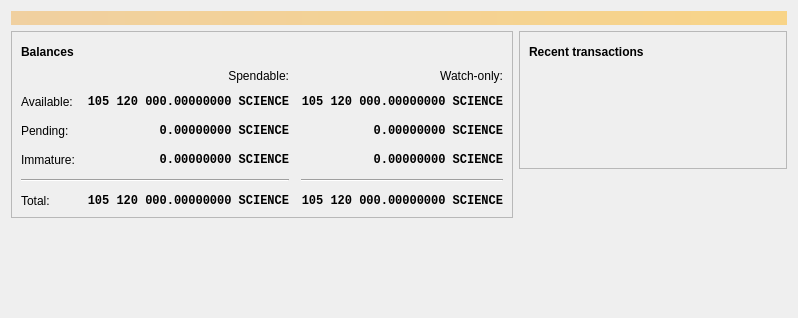
<?xml version="1.0" encoding="UTF-8"?>
<ui version="4.0">
 <class>OverviewPage</class>
 <widget class="QWidget" name="OverviewPage">
  <property name="geometry">
   <rect>
    <x>0</x>
    <y>0</y>
    <width>798</width>
    <height>318</height>
   </rect>
  </property>
  <property name="windowTitle">
   <string>Form</string>
  </property>
  <layout class="QVBoxLayout" name="topLayout">
   <item>
    <widget class="QLabel" name="labelAlerts">
     <property name="visible">
      <bool>false</bool>
     </property>
     <property name="styleSheet">
      <string notr="true">QLabel { background-color: qlineargradient(x1: 0, y1: 0, x2: 1, y2: 0, stop:0 #F0D0A0, stop:1 #F8D488); color:#000000; }</string>
     </property>
     <property name="wordWrap">
      <bool>true</bool>
     </property>
     <property name="margin">
      <number>3</number>
     </property>
     <property name="textInteractionFlags">
      <set>Qt::TextSelectableByMouse</set>
     </property>
    </widget>
   </item>
   <item>
    <layout class="QHBoxLayout" name="horizontalLayout" stretch="1,1">
     <item>
      <layout class="QVBoxLayout" name="verticalLayout_2">
       <item>
        <widget class="QFrame" name="frame">
         <property name="frameShape">
          <enum>QFrame::StyledPanel</enum>
         </property>
         <property name="frameShadow">
          <enum>QFrame::Raised</enum>
         </property>
         <layout class="QVBoxLayout" name="verticalLayout_4">
          <item>
           <layout class="QHBoxLayout" name="horizontalLayout_4">
            <item>
             <widget class="QLabel" name="label_5">
              <property name="font">
               <font>
                <weight>75</weight>
                <bold>true</bold>
               </font>
              </property>
              <property name="text">
               <string>Balances</string>
              </property>
             </widget>
            </item>
            <item>
             <widget class="QPushButton" name="labelWalletStatus">
              <property name="enabled">
               <bool>true</bool>
              </property>
              <property name="maximumSize">
               <size>
                <width>30</width>
                <height>16777215</height>
               </size>
              </property>
              <property name="toolTip">
               <string>The displayed information may be out of date. Your wallet automatically synchronizes with the ApertureCoin network after a connection is established, but this process has not completed yet.</string>
              </property>
              <property name="text">
               <string/>
              </property>
              <property name="icon">
               <iconset resource="../bitcoin.qrc">
                <normaloff>:/icons/warning</normaloff>
                <disabledoff>:/icons/warning</disabledoff>:/icons/warning</iconset>
              </property>
              <property name="iconSize">
               <size>
                <width>24</width>
                <height>24</height>
               </size>
              </property>
              <property name="flat">
               <bool>true</bool>
              </property>
             </widget>
            </item>
            <item>
             <spacer name="horizontalSpacer_3">
              <property name="orientation">
               <enum>Qt::Horizontal</enum>
              </property>
              <property name="sizeHint" stdset="0">
               <size>
                <width>40</width>
                <height>20</height>
               </size>
              </property>
             </spacer>
            </item>
           </layout>
          </item>
          <item>
           <layout class="QGridLayout" name="gridLayout">
            <property name="spacing">
             <number>12</number>
            </property>
            <item row="2" column="2">
             <widget class="QLabel" name="labelWatchPending">
              <property name="font">
               <font>
                <family>Monospace</family>
                <weight>75</weight>
                <bold>true</bold>
               </font>
              </property>
              <property name="cursor">
               <cursorShape>IBeamCursor</cursorShape>
              </property>
              <property name="toolTip">
               <string>Unconfirmed transactions to watch-only addresses</string>
              </property>
              <property name="text">
               <string notr="true">0.00000000 SCIENCE</string>
              </property>
              <property name="alignment">
               <set>Qt::AlignRight|Qt::AlignTrailing|Qt::AlignVCenter</set>
              </property>
              <property name="textInteractionFlags">
               <set>Qt::LinksAccessibleByMouse|Qt::TextSelectableByKeyboard|Qt::TextSelectableByMouse</set>
              </property>
             </widget>
            </item>
            <item row="2" column="1">
             <widget class="QLabel" name="labelUnconfirmed">
              <property name="font">
               <font>
                <family>Monospace</family>
                <weight>75</weight>
                <bold>true</bold>
               </font>
              </property>
              <property name="cursor">
               <cursorShape>IBeamCursor</cursorShape>
              </property>
              <property name="toolTip">
               <string>Total of transactions that have yet to be confirmed, and do not yet count toward the spendable balance</string>
              </property>
              <property name="text">
               <string notr="true">0.00000000 SCIENCE</string>
              </property>
              <property name="alignment">
               <set>Qt::AlignRight|Qt::AlignTrailing|Qt::AlignVCenter</set>
              </property>
              <property name="textInteractionFlags">
               <set>Qt::LinksAccessibleByMouse|Qt::TextSelectableByKeyboard|Qt::TextSelectableByMouse</set>
              </property>
             </widget>
            </item>
            <item row="3" column="2">
             <widget class="QLabel" name="labelWatchImmature">
              <property name="font">
               <font>
                <family>Monospace</family>
                <weight>75</weight>
                <bold>true</bold>
               </font>
              </property>
              <property name="cursor">
               <cursorShape>IBeamCursor</cursorShape>
              </property>
              <property name="toolTip">
               <string>Mined balance in watch-only addresses that has not yet matured</string>
              </property>
              <property name="text">
               <string notr="true">0.00000000 SCIENCE</string>
              </property>
              <property name="alignment">
               <set>Qt::AlignRight|Qt::AlignTrailing|Qt::AlignVCenter</set>
              </property>
              <property name="textInteractionFlags">
               <set>Qt::LinksAccessibleByMouse|Qt::TextSelectableByKeyboard|Qt::TextSelectableByMouse</set>
              </property>
             </widget>
            </item>
            <item row="4" column="0" colspan="2">
             <widget class="Line" name="line">
              <property name="orientation">
               <enum>Qt::Horizontal</enum>
              </property>
             </widget>
            </item>
            <item row="4" column="2">
             <widget class="Line" name="lineWatchBalance">
              <property name="sizePolicy">
               <sizepolicy hsizetype="Preferred" vsizetype="Fixed">
                <horstretch>0</horstretch>
                <verstretch>0</verstretch>
               </sizepolicy>
              </property>
              <property name="minimumSize">
               <size>
                <width>140</width>
                <height>0</height>
               </size>
              </property>
              <property name="orientation">
               <enum>Qt::Horizontal</enum>
              </property>
             </widget>
            </item>
            <item row="5" column="0">
             <widget class="QLabel" name="labelTotalText">
              <property name="text">
               <string>Total:</string>
              </property>
             </widget>
            </item>
            <item row="3" column="1">
             <widget class="QLabel" name="labelImmature">
              <property name="font">
               <font>
                <family>Monospace</family>
                <weight>75</weight>
                <bold>true</bold>
               </font>
              </property>
              <property name="cursor">
               <cursorShape>IBeamCursor</cursorShape>
              </property>
              <property name="toolTip">
               <string>Mined balance that has not yet matured</string>
              </property>
              <property name="text">
               <string notr="true">0.00000000 SCIENCE</string>
              </property>
              <property name="alignment">
               <set>Qt::AlignRight|Qt::AlignTrailing|Qt::AlignVCenter</set>
              </property>
              <property name="textInteractionFlags">
               <set>Qt::LinksAccessibleByMouse|Qt::TextSelectableByKeyboard|Qt::TextSelectableByMouse</set>
              </property>
             </widget>
            </item>
            <item row="2" column="3">
             <spacer name="horizontalSpacer_2">
              <property name="orientation">
               <enum>Qt::Horizontal</enum>
              </property>
              <property name="sizeHint" stdset="0">
               <size>
                <width>40</width>
                <height>20</height>
               </size>
              </property>
             </spacer>
            </item>
            <item row="3" column="0">
             <widget class="QLabel" name="labelImmatureText">
              <property name="text">
               <string>Immature:</string>
              </property>
             </widget>
            </item>
            <item row="5" column="1">
             <widget class="QLabel" name="labelTotal">
              <property name="font">
               <font>
                <family>Monospace</family>
                <weight>75</weight>
                <bold>true</bold>
               </font>
              </property>
              <property name="cursor">
               <cursorShape>IBeamCursor</cursorShape>
              </property>
              <property name="toolTip">
               <string>Your current total balance</string>
              </property>
              <property name="text">
               <string notr="true">105 120 000.00000000 SCIENCE</string>
              </property>
              <property name="alignment">
               <set>Qt::AlignRight|Qt::AlignTrailing|Qt::AlignVCenter</set>
              </property>
              <property name="textInteractionFlags">
               <set>Qt::LinksAccessibleByMouse|Qt::TextSelectableByKeyboard|Qt::TextSelectableByMouse</set>
              </property>
             </widget>
            </item>
            <item row="5" column="2">
             <widget class="QLabel" name="labelWatchTotal">
              <property name="font">
               <font>
                <family>Monospace</family>
                <weight>75</weight>
                <bold>true</bold>
               </font>
              </property>
              <property name="cursor">
               <cursorShape>IBeamCursor</cursorShape>
              </property>
              <property name="toolTip">
               <string>Current total balance in watch-only addresses</string>
              </property>
              <property name="text">
               <string notr="true">105 120 000.00000000 SCIENCE</string>
              </property>
              <property name="alignment">
               <set>Qt::AlignRight|Qt::AlignTrailing|Qt::AlignVCenter</set>
              </property>
              <property name="textInteractionFlags">
               <set>Qt::LinksAccessibleByMouse|Qt::TextSelectableByKeyboard|Qt::TextSelectableByMouse</set>
              </property>
             </widget>
            </item>
            <item row="0" column="2">
             <widget class="QLabel" name="labelWatchonly">
              <property name="text">
               <string>Watch-only:</string>
              </property>
              <property name="alignment">
               <set>Qt::AlignRight|Qt::AlignTrailing|Qt::AlignVCenter</set>
              </property>
             </widget>
            </item>
            <item row="1" column="0">
             <widget class="QLabel" name="labelBalanceText">
              <property name="text">
               <string>Available:</string>
              </property>
             </widget>
            </item>
            <item row="1" column="1">
             <widget class="QLabel" name="labelBalance">
              <property name="font">
               <font>
                <family>Monospace</family>
                <weight>75</weight>
                <bold>true</bold>
               </font>
              </property>
              <property name="cursor">
               <cursorShape>IBeamCursor</cursorShape>
              </property>
              <property name="toolTip">
               <string>Your current spendable balance</string>
              </property>
              <property name="text">
               <string notr="true">105 120 000.00000000 SCIENCE</string>
              </property>
              <property name="alignment">
               <set>Qt::AlignRight|Qt::AlignTrailing|Qt::AlignVCenter</set>
              </property>
              <property name="textInteractionFlags">
               <set>Qt::LinksAccessibleByMouse|Qt::TextSelectableByKeyboard|Qt::TextSelectableByMouse</set>
              </property>
             </widget>
            </item>
            <item row="1" column="2">
             <widget class="QLabel" name="labelWatchAvailable">
              <property name="font">
               <font>
                <family>Monospace</family>
                <weight>75</weight>
                <bold>true</bold>
               </font>
              </property>
              <property name="cursor">
               <cursorShape>IBeamCursor</cursorShape>
              </property>
              <property name="toolTip">
               <string>Your current balance in watch-only addresses</string>
              </property>
              <property name="text">
               <string notr="true">105 120 000.00000000 SCIENCE</string>
              </property>
              <property name="alignment">
               <set>Qt::AlignRight|Qt::AlignTrailing|Qt::AlignVCenter</set>
              </property>
              <property name="textInteractionFlags">
               <set>Qt::LinksAccessibleByMouse|Qt::TextSelectableByKeyboard|Qt::TextSelectableByMouse</set>
              </property>
             </widget>
            </item>
            <item row="2" column="0">
             <widget class="QLabel" name="labelPendingText">
              <property name="text">
               <string>Pending:</string>
              </property>
             </widget>
            </item>
            <item row="0" column="1">
             <widget class="QLabel" name="labelSpendable">
              <property name="text">
               <string>Spendable:</string>
              </property>
              <property name="alignment">
               <set>Qt::AlignRight|Qt::AlignTrailing|Qt::AlignVCenter</set>
              </property>
             </widget>
            </item>
           </layout>
          </item>
         </layout>
        </widget>
       </item>
       <item>
        <spacer name="verticalSpacer">
         <property name="orientation">
          <enum>Qt::Vertical</enum>
         </property>
         <property name="sizeHint" stdset="0">
          <size>
           <width>20</width>
           <height>40</height>
          </size>
         </property>
        </spacer>
       </item>
      </layout>
     </item>
     <item>
      <layout class="QVBoxLayout" name="verticalLayout_3">
       <item>
        <widget class="QFrame" name="frame_2">
         <property name="frameShape">
          <enum>QFrame::StyledPanel</enum>
         </property>
         <property name="frameShadow">
          <enum>QFrame::Raised</enum>
         </property>
         <layout class="QVBoxLayout" name="verticalLayout">
          <item>
           <layout class="QHBoxLayout" name="horizontalLayout_2">
            <item>
             <widget class="QLabel" name="label_4">
              <property name="font">
               <font>
                <weight>75</weight>
                <bold>true</bold>
               </font>
              </property>
              <property name="text">
               <string>Recent transactions</string>
              </property>
             </widget>
            </item>
            <item>
             <widget class="QPushButton" name="labelTransactionsStatus">
              <property name="enabled">
               <bool>true</bool>
              </property>
              <property name="maximumSize">
               <size>
                <width>30</width>
                <height>16777215</height>
               </size>
              </property>
              <property name="toolTip">
               <string>The displayed information may be out of date. Your wallet automatically synchronizes with the ApertureCoin network after a connection is established, but this process has not completed yet.</string>
              </property>
              <property name="text">
               <string/>
              </property>
              <property name="icon">
               <iconset resource="../bitcoin.qrc">
                <normaloff>:/icons/warning</normaloff>
                <disabledoff>:/icons/warning</disabledoff>:/icons/warning</iconset>
              </property>
              <property name="iconSize">
               <size>
                <width>24</width>
                <height>24</height>
               </size>
              </property>
              <property name="flat">
               <bool>true</bool>
              </property>
             </widget>
            </item>
            <item>
             <spacer name="horizontalSpacer">
              <property name="orientation">
               <enum>Qt::Horizontal</enum>
              </property>
              <property name="sizeHint" stdset="0">
               <size>
                <width>40</width>
                <height>20</height>
               </size>
              </property>
             </spacer>
            </item>
           </layout>
          </item>
          <item>
           <widget class="TransactionOverviewWidget" name="listTransactions">
            <property name="styleSheet">
             <string notr="true">QListView { background: transparent; }</string>
            </property>
            <property name="frameShape">
             <enum>QFrame::NoFrame</enum>
            </property>
            <property name="verticalScrollBarPolicy">
             <enum>Qt::ScrollBarAlwaysOff</enum>
            </property>
            <property name="horizontalScrollBarPolicy">
             <enum>Qt::ScrollBarAlwaysOff</enum>
            </property>
            <property name="sizeAdjustPolicy">
             <enum>QAbstractScrollArea::AdjustToContents</enum>
            </property>
            <property name="selectionMode">
             <enum>QAbstractItemView::NoSelection</enum>
            </property>
            <property name="uniformItemSizes">
             <bool>true</bool>
            </property>
           </widget>
          </item>
         </layout>
        </widget>
       </item>
       <item>
        <spacer name="verticalSpacer_2">
         <property name="orientation">
          <enum>Qt::Vertical</enum>
         </property>
         <property name="sizeHint" stdset="0">
          <size>
           <width>20</width>
           <height>40</height>
          </size>
         </property>
        </spacer>
       </item>
      </layout>
     </item>
    </layout>
   </item>
  </layout>
 </widget>
 <customwidgets>
  <customwidget>
   <class>TransactionOverviewWidget</class>
   <extends>QListView</extends>
   <header>qt/transactionoverviewwidget.h</header>
  </customwidget>
 </customwidgets>
 <resources/>
 <connections/>
</ui>
